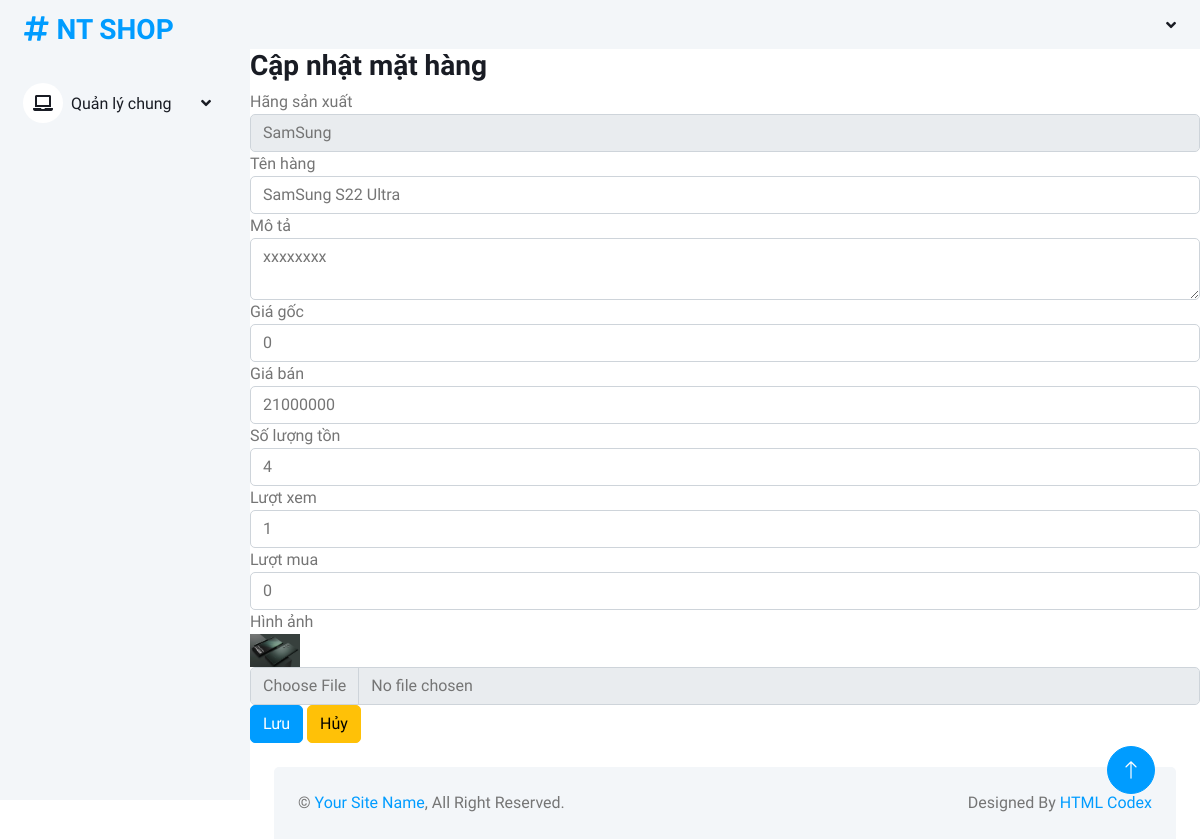
The page /admin/qlmathang/index.php?action=sua&id=8 on the database its author committed.
### tables this page shows
CREATE TABLE IF NOT EXISTS `mathang` (
  `id` int(11) NOT NULL AUTO_INCREMENT,
  `tenmathang` varchar(255) NOT NULL,
  `mota` text,
  `giagoc` float NOT NULL DEFAULT '0',
  `giaban` float NOT NULL DEFAULT '0',
  `soluongton` int(11) NOT NULL DEFAULT '0',
  `hinhanh` varchar(255) DEFAULT NULL,
  `danhmuc_id` int(11) NOT NULL,
  `luotxem` int(11) NOT NULL DEFAULT '0',
  `luotmua` int(11) NOT NULL DEFAULT '0',
  PRIMARY KEY (`id`),
  KEY `danhmuc_id` (`danhmuc_id`)
);

CREATE TABLE IF NOT EXISTS `danhmuc` (
  `id` int(11) NOT NULL AUTO_INCREMENT,
  `tendanhmuc` varchar(50) NOT NULL,
  PRIMARY KEY (`id`)
);

### model/danhmuc.php (called while the page is built, shortened)
<?php
class DANHMUC{
    public function laydanhmuc(){
        $dbcon = DATABASE::connect();
        try{
            $sql = "SELECT * FROM danhmuc";
            $cmd = $dbcon->prepare($sql);
            $cmd->execute();
            $result = $cmd->fetchAll();
            return $result;
        }
        catch(PDOException $e){
            $error_message = $e->getMessage();
            echo "<p>Lỗi truy vấn: $error_message</p>";
            exit();
        }
    }
}
?>

### model/mathang.php (called while the page is built, shortened)
<?php
class MATHANG
{
    public function laymathangtheoid($id)
    {
        $dbcon = DATABASE::connect();
        try {
            $sql = "SELECT * FROM mathang WHERE id=:id";
            $cmd = $dbcon->prepare($sql);
            $cmd->bindValue(":id", $id);
            $cmd->execute();
            $result = $cmd->fetch();
            return $result;
        } catch (PDOException $e) {
            $error_message = $e->getMessage();
            echo "<p>Lỗi truy vấn: $error_message</p>";
            exit();
        }
    }
}
?>

### admin/qlmathang/updateform.php (the view, shortened to what this page needs)
<?php include("../top.php"); ?>
<div>
<h3>Cập nhật mặt hàng</h3>
<form method="post" action="index.php" enctype="multipart/form-data">
<div class="form-group">
<label>Hãng sản xuất</label>
<select class="form-control" name="optdanhmuc">
	<?php foreach ($danhmuc as $dm ) { ?>
		<option value="<?php echo $dm["id"]; ?>" <?php if($dm["id"] == $m["danhmuc_id"]) echo "selected"; ?>><?php echo $dm["tendanhmuc"]; ?></option>
	<?php } ?>
</select></div>
<div class="form-group">
<label>Tên hàng</label>
<input class="form-control" type="text" name="txttenhang" required value="<?php echo $m["tenmathang"]; ?>">
</div>
<div class="form-group">
<label>Mô tả</label>
<textarea class="form-control" name="txtmota" required><?php echo $m["mota"]; ?></textarea>
</div>
<div class="form-group">
<label>Giá gốc</label>
<input class="form-control" type="number" name="txtgiagoc" value="<?php echo $m["giagoc"]; ?>" required>
</div>
<div class="form-group">
<label>Giá bán</label>
<input class="form-control" type="number" name="txtgiaban" value="<?php echo $m["giaban"]; ?>" required>
</div>
<div class="form-group">
<label>Số lượng tồn</label>
<input class="form-control" type="number" name="txtsoluongton" value="<?php echo $m["soluongton"]; ?>" required>
</div>
<div class="form-group">
<label>Lượt xem</label>
<input class="form-control" type="number" name="txtluotxem" value="<?php echo $m["luotxem"]; ?>" required>
</div>
<div class="form-group">
<label>Lượt mua</label>
<input class="form-control" type="number" name="txtluotmua" value="<?php echo $m["luotmua"]; ?>" required>
</div>
<div id="hinh" class="form-group">
	<label>Hình ảnh</label><br>
	<img src="../../<?php echo $m["hinhanh"]; ?>" width="50"><br>
</div>
<div id="file" class="form-group">
  <input type="file" class="form-control" name="filehinhanh">
</div>
<div class="form-group">
<input class="btn btn-primary"  type="submit" value="Lưu">
<input class="btn btn-warning"  type="reset" value="Hủy">
</div>
</form>
</div>
<?php include("../bottom.php"); ?>

### admin/css/style.css (style rules this page uses)
:root { --primary: #009CFF; --light: #F3F6F9; --dark: #191C24; }
.btn { transition: .5s; }
.btn.btn-primary { color: #FFFFFF; }

### rows shown on the page
mathang: optdanhmuc "SamSung", txttenhang "SamSung S22 Ultra", txtmota "xxxxxxxx", txtgiagoc "0", txtgiaban "21000000", txtsoluongton "4", txtluotxem "1", txtluotmua "0", hinhanh (picture)
